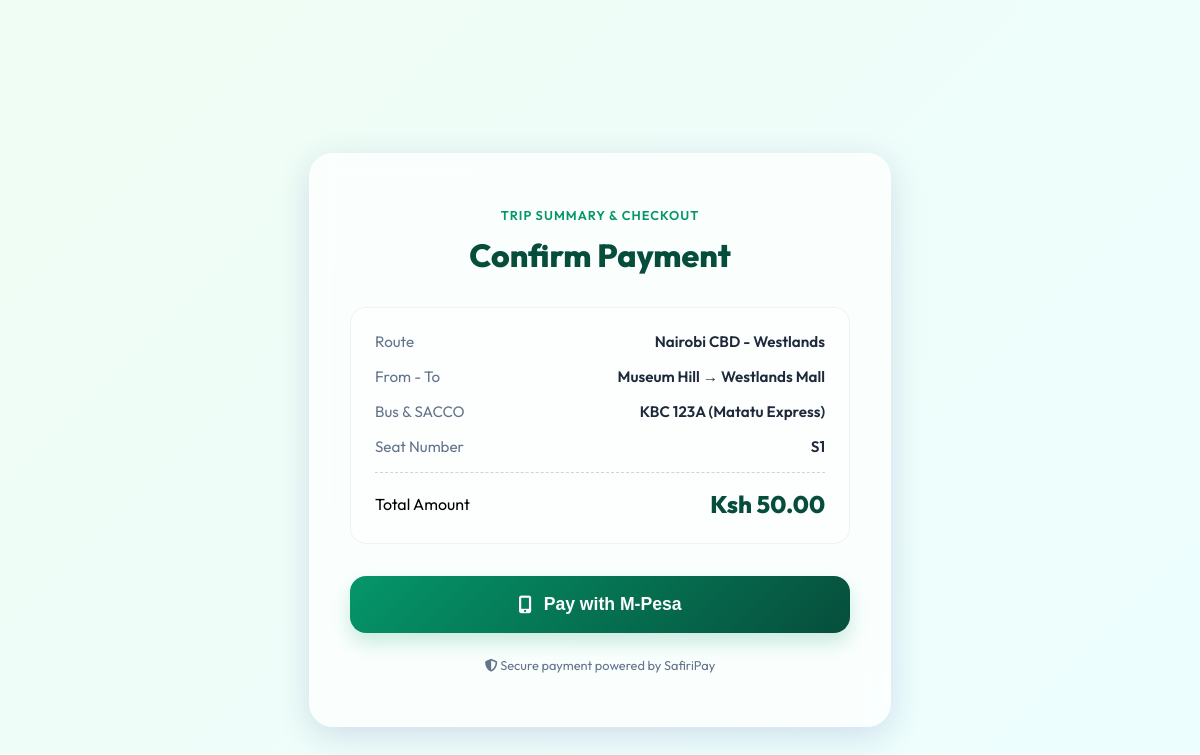
The app's page /userveiw/initiate_payment.php?session=11 (signed in) with its own data.
### tables this page shows
CREATE TABLE `tripsessions` (
  `sessionid` int(11) NOT NULL,
  `userid` int(11) NOT NULL,
  `tripid` int(11) NOT NULL,
  `saccoid` int(11) NOT NULL,
  `busid` int(11) DEFAULT NULL,
  `fromstageid` int(11) DEFAULT NULL,
  `tostageid` int(11) DEFAULT NULL,
  `fareamount` decimal(10,2) NOT NULL,
  `seatid` int(11) DEFAULT NULL,
  `status` enum('pending','paid','expired','cancelled') DEFAULT 'pending',
  `disability_type` varchar(50) DEFAULT 'None',
  `luggage_type` varchar(50) DEFAULT 'None',
  `expiresat` datetime DEFAULT NULL,
  `createdat` datetime DEFAULT current_timestamp()
);

CREATE TABLE `routes` (
  `routeid` int(11) NOT NULL,
  `routename` varchar(100) NOT NULL,
  `saccoid` int(11) DEFAULT NULL,
  `createdat` datetime DEFAULT current_timestamp()
);

CREATE TABLE `stages` (
  `stageid` int(11) NOT NULL,
  `routeid` int(11) NOT NULL,
  `stagename` varchar(100) NOT NULL,
  `stageorder` int(11) NOT NULL
);

CREATE TABLE `buses` (
  `busid` int(11) NOT NULL,
  `saccoid` int(11) NOT NULL,
  `platenumber` varchar(20) NOT NULL,
  `capacity` int(11) DEFAULT 14,
  `status` tinyint(4) DEFAULT 1,
  `driverid` int(11) NOT NULL
);

CREATE TABLE `saccos` (
  `saccoid` int(11) NOT NULL,
  `sacconame` varchar(50) NOT NULL,
  `mpesashortcode` varchar(20) NOT NULL,
  `mpesapasskey` varchar(255) NOT NULL,
  `qr_identifier` varchar(100) NOT NULL,
  `status` tinyint(4) DEFAULT 1,
  `createdat` datetime DEFAULT current_timestamp()
);

CREATE TABLE `seats` (
  `seatid` int(11) NOT NULL,
  `busid` int(11) NOT NULL,
  `seatnumber` varchar(5) NOT NULL,
  `status` enum('available','occupied') DEFAULT 'available'
);

### userveiw/initiate_payment.php (the view, shortened to what this page needs)
<?php
include 'checkinguserindb.php';
$session_id = $_GET['session'] ?? null;
$sql = "SELECT ts.*, r.routename, b.platenumber, s.sacconame,
               f_stg.stagename as from_stage_name, t_stg.stagename as to_stage_name,
               st.seatnumber
        FROM tripsessions ts
        JOIN trips tr ON ts.tripid = tr.tripid
        JOIN routes r ON tr.routeid = r.routeid
        JOIN buses b ON tr.busid = b.busid
        JOIN saccos s ON b.saccoid = s.saccoid
        JOIN stages f_stg ON ts.fromstageid = f_stg.stageid
        JOIN stages t_stg ON ts.tostageid = t_stg.stageid
        LEFT JOIN seats st ON ts.seatid = st.seatid
        WHERE ts.sessionid = ? AND ts.userid = ?";
$stmt = $conn->prepare($sql);
$stmt->bind_param("ii", $session_id, $_SESSION['user_id']);
$stmt->execute();
$data = $stmt->get_result()->fetch_assoc();
?>
<!DOCTYPE html>
<html lang="en">
<head>
    <link rel="stylesheet" href="https://cdnjs.cloudflare.com/ajax/libs/font-awesome/6.4.0/css/all.min.css">
</head>
<body>
    <div class="payment-card">
        <div class="header">
            <p>Trip Summary & Checkout</p>
            <h1>Confirm Payment</h1>
        </div>
        <div class="summary-box">
            <div class="summary-item">
                <span class="label">Route</span>
                <span class="value"><?php echo htmlspecialchars($data['routename']); ?></span>
            </div>
            <div class="summary-item">
                <span class="label">From - To</span>
                <span class="value"><?php echo htmlspecialchars($data['from_stage_name']); ?> → <?php echo htmlspecialchars($data['to_stage_name']); ?></span>
            </div>
            <div class="summary-item">
                <span class="label">Bus & SACCO</span>
                <span class="value"><?php echo htmlspecialchars($data['platenumber'] . ' (' . $data['sacconame'] . ')'); ?></span>
            </div>
            <div class="summary-item">
                <span class="label">Seat Number</span>
                <span class="value"><?php echo $data['seatnumber'] ? htmlspecialchars($data['seatnumber']) : '<span style="color:var(--primary)">Open Seating</span>'; ?></span>
            </div>
            <div class="total-row">
                <span class="label">Total Amount</span>
                <span class="total-amount">Ksh <?php echo number_format($data['fareamount'], 2); ?></span>
            </div>
        </div>
        <button class="pay-btn" onclick="alert('Initiating M-Pesa STK Push... Check your phone!')">
            <i class="fas fa-mobile-alt"></i> Pay with M-Pesa
        </button>
        <p style="text-align: center; color: #64748b; font-size: 0.8rem; margin-top: 1.5rem;">
            <i class="fas fa-shield-alt"></i> Secure payment powered by SafiriPay
        </p>
    </div>
</body>
</html>

### userveiw/initiate_payment.php (style rules this page uses)
:root { --primary: #059669; --primary-dark: #064e3b; --glass: rgba(255, 255, 255, 0.7); --shadow: 0 8px 32px 0 rgba(31, 38, 135, 0.15); }
body { font-family: 'Outfit', sans-serif; background: linear-gradient(135deg, #f0fdf4 0%, #ecfeff 100%); min-height: 100vh; display: flex; justify-content: center; align-items: center; padding: 2rem; }
.payment-card { background: var(--glass); backdrop-filter: blur(12px); border: 1px solid rgba(255, 255, 255, 0.3); border-radius: 24px; box-shadow: var(--shadow); width: 100%; max-width: 500px; padding: 2.5rem; animation: fadeIn 0.6s ease-out; }
.header { margin-bottom: 2rem; text-align: center; }
.header h1 { font-weight: 800; color: var(--primary-dark); margin: 0; }
.header p { color: var(--primary); font-weight: 600; text-transform: uppercase; font-size: 0.8rem; letter-spacing: 1px; }
.summary-box { background: rgba(255, 255, 255, 0.5); border-radius: 16px; padding: 1.5rem; margin-bottom: 2rem; border: 1px solid rgba(0,0,0,0.05); }
.summary-item { display: flex; justify-content: space-between; margin-bottom: 1rem; font-size: 0.95rem; }
.summary-item .label { color: #64748b; }
.summary-item .value { font-weight: 600; color: #1e293b; }
.total-row { border-top: 1px dashed #cbd5e1; padding-top: 1rem; margin-top: 1rem; display: flex; justify-content: space-between; align-items: center; }
.total-amount { font-size: 1.5rem; font-weight: 800; color: var(--primary-dark); }
.pay-btn { background: linear-gradient(135deg, #059669 0%, #064e3b 100%); color: white; border: none; width: 100%; padding: 18px; border-radius: 16px; font-size: 1.1rem; font-weight: 800; cursor: pointer; display: flex; align-items: center; justify-content: center; gap: 12px; transition: all 0.3s ease; box-shadow: 0 10px 20px rgba(5, 150, 105, 0.2); }

### records on screen
tripsessions: routes.routename "Nairobi CBD - Westlands", fromstageid.stagename "Museum Hill", tostageid.stagename "Westlands Mall", busid.sacconame "KBC 123A (Matatu Express)", seatid.seatnumber "S1", fareamount "50.00"
